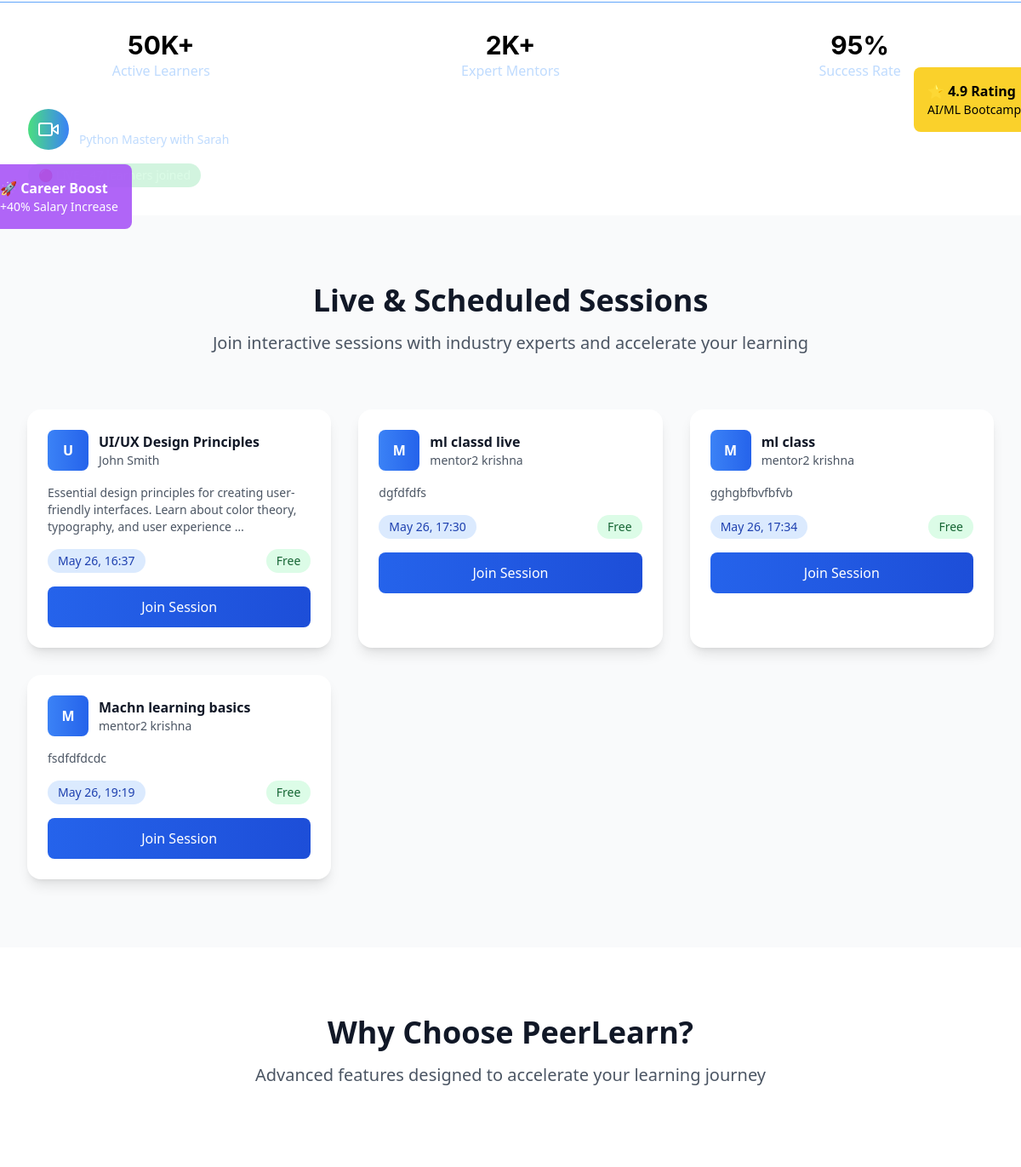
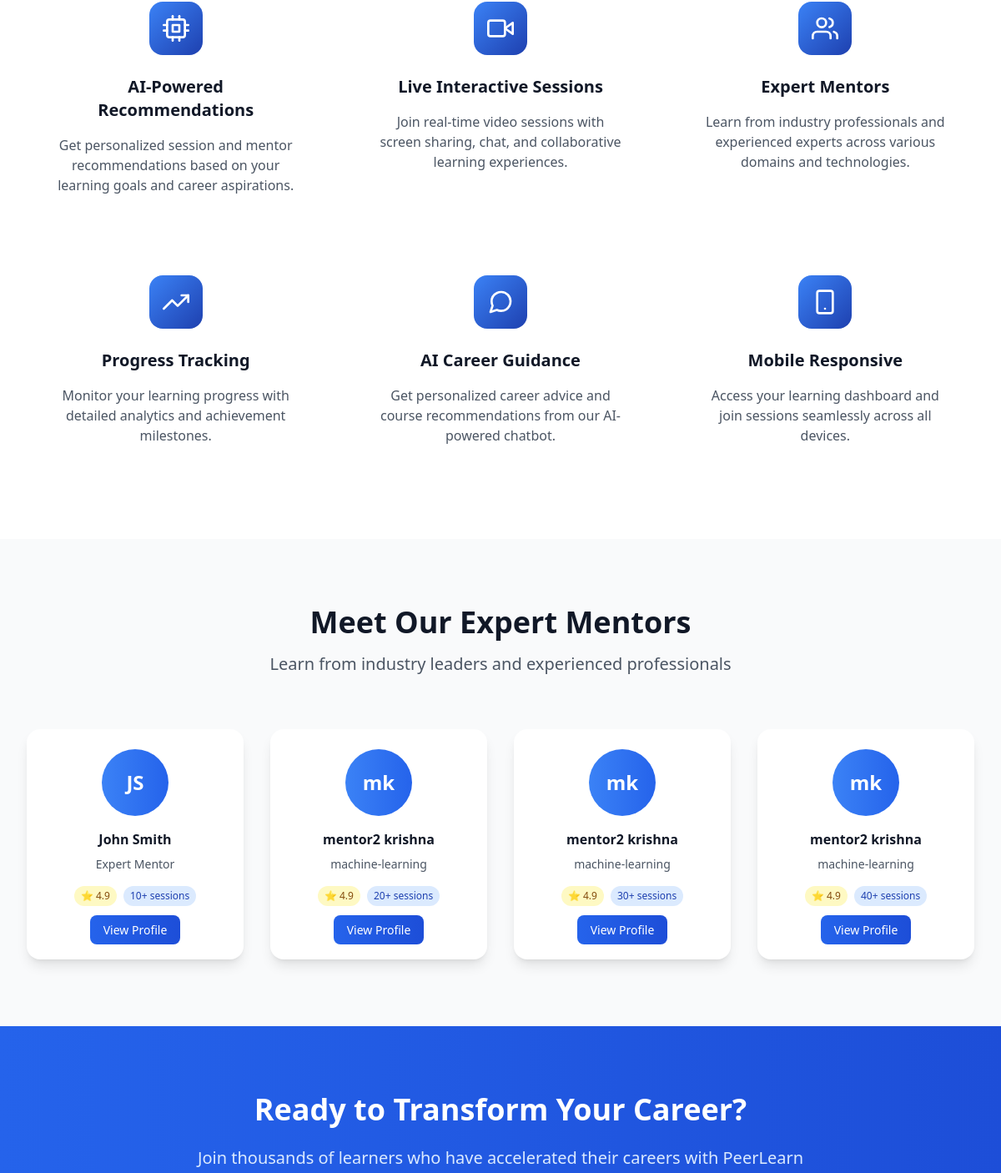
Before: / (middle part) with the older database file (2 pictures, top to bottom).
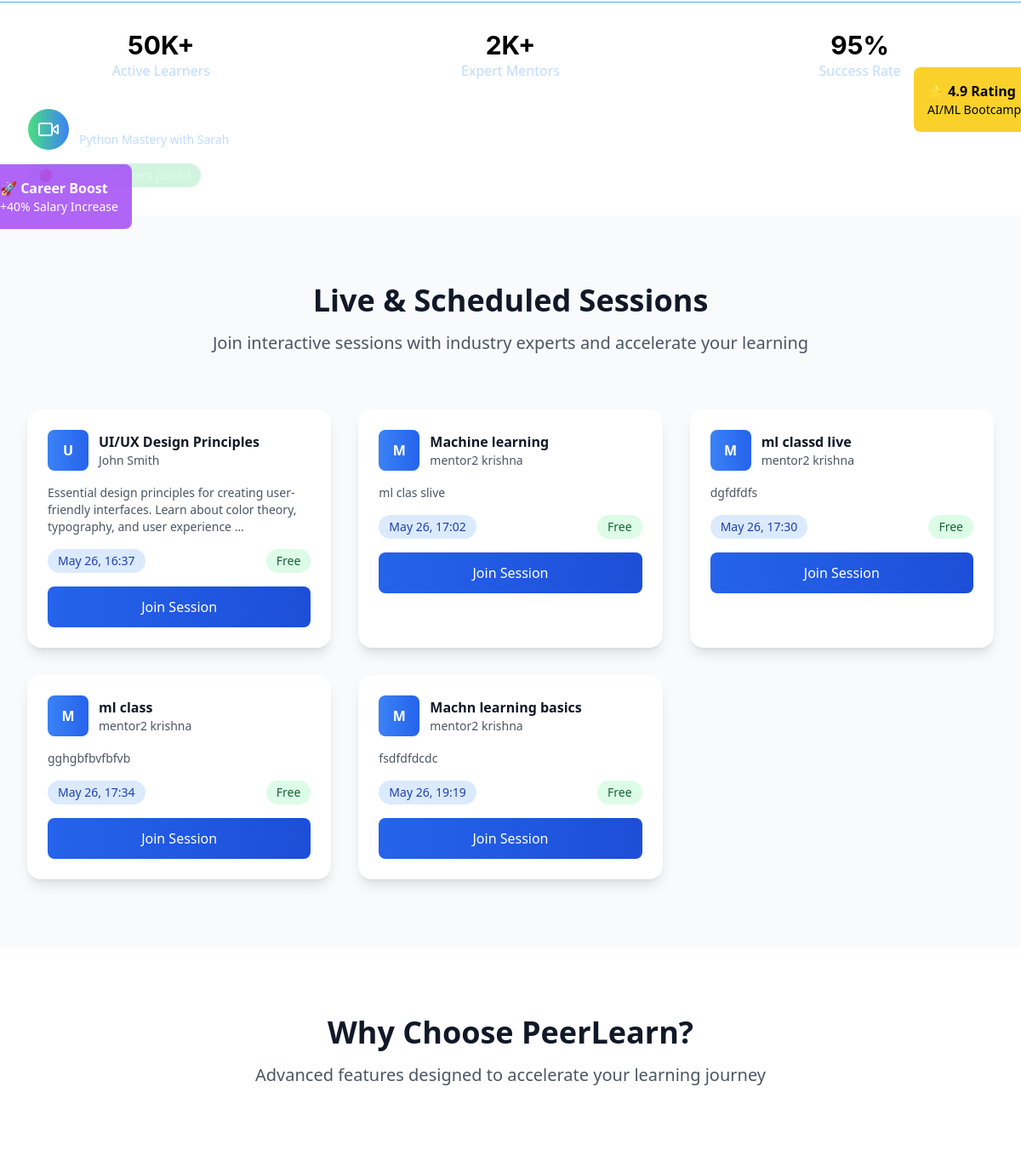
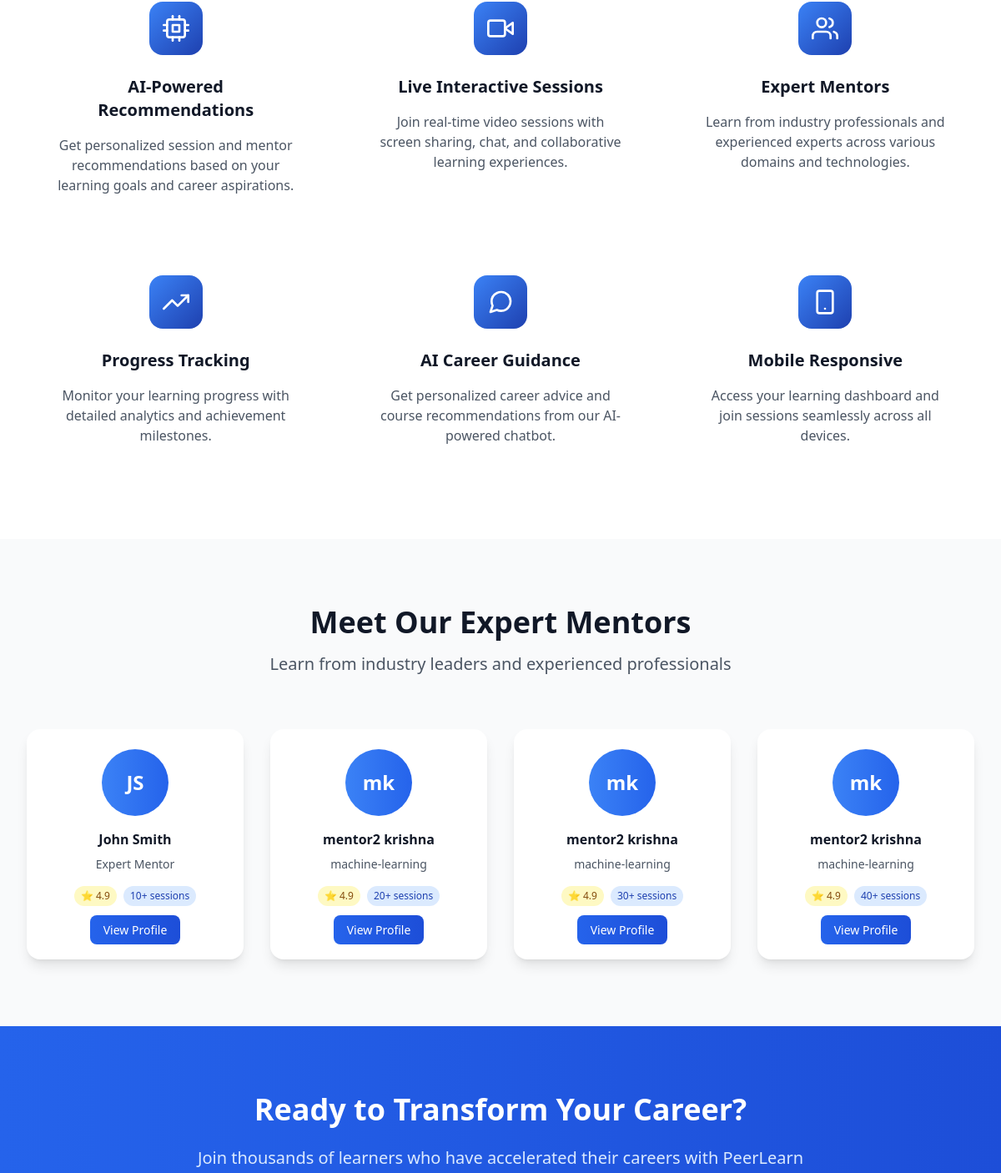
After: the same page with the newer database file (2 pictures, top to bottom).
### sessions/models.py (models this page shows, shortened)
class Session(models.Model):
    STATUS_CHOICES = [
        ('draft', 'Draft'),
        ('scheduled', 'Scheduled'),
        ('live', 'Live'),
        ('completed', 'Completed'),
        ('cancelled', 'Cancelled'),
    ]
    CATEGORY_CHOICES = [
        ('programming', 'Programming & Development'),
        ('data-science', 'Data Science & Analytics'),
        ('web-development', 'Web Development'),
        ('mobile-development', 'Mobile Development'),
        ('ai-ml', 'AI & Machine Learning'),
        ('design', 'UI/UX Design'),
        ('business', 'Business & Marketing'),
        ('language', 'Language Learning'),
        ('music', 'Music & Arts'),
        ('fitness', 'Health & Fitness'),
        ('other', 'Other'),
    ]
    id = models.UUIDField(primary_key=True, default=uuid.uuid4, editable=False)
    mentor = models.ForeignKey(User, on_delete=models.CASCADE, related_name='mentor_sessions')
    title = models.CharField(max_length=200)
    description = models.TextField()
    thumbnail = models.ImageField(upload_to='session_thumbnails/', blank=True, null=True, help_text="Session cover image")
    category = models.CharField(max_length=50, choices=CATEGORY_CHOICES, blank=True, help_text="Session category for recommendations")
    skills = models.TextField(blank=True, help_text="Comma-separated skills for ML matching")
    price = models.DecimalField(max_digits=8, decimal_places=2, null=True, blank=True, help_text="Price in INR, null for free sessions")
    schedule = models.DateTimeField()
    duration = models.IntegerField(help_text="Duration in minutes")
    max_participants = models.IntegerField(default=10)
    status = models.CharField(max_length=20, choices=STATUS_CHOICES, default='draft')
    created_at = models.DateTimeField(auto_now_add=True)
    updated_at = models.DateTimeField(auto_now=True)
    class Meta:
        ordering = ['-schedule']

### users/models.py (models this page shows, shortened)
class User(AbstractUser):
    ROLE_CHOICES = [
        ('mentor', 'Mentor'),
        ('learner', 'Learner'),
    ]
    id = models.UUIDField(primary_key=True, default=uuid.uuid4, editable=False)
    role = models.CharField(max_length=10, choices=ROLE_CHOICES, default='learner')
    bio = models.TextField(blank=True, null=True)
    skills = models.CharField(max_length=500, blank=True, help_text="Comma-separated skills for recommendation matching")
    interests = models.CharField(max_length=500, blank=True, help_text="Learning interests for AI recommendations")
    domain = models.CharField(max_length=100, blank=True, help_text="Learning domain/field")
    expertise = models.CharField(max_length=100, blank=True, help_text="Primary domain/area of expertise")
    career_goals = models.TextField(blank=True, help_text="Career aspirations for AI guidance")
    profile_image = models.ImageField(upload_to='profiles/', blank=True, null=True)
    created_at = models.DateTimeField(auto_now_add=True)
    updated_at = models.DateTimeField(auto_now=True)

### users/views.py (the view)
# urls.py: path('', views.landing_page, name='landing'),
def landing_page(request):
    now = timezone.now()
    featured_sessions = Session.objects.filter(
        schedule__gte=now,
        status='scheduled',
        mentor__isnull=False
    ).select_related('mentor').distinct().order_by('schedule')[:6]
    featured_mentors = User.objects.filter(
        role='mentor',
        first_name__isnull=False,
        last_name__isnull=False
    ).exclude(
        first_name='',
        last_name=''
    ).distinct()[:8]
    context = {
        'featured_sessions': featured_sessions,
        'featured_mentors': featured_mentors,
    }
    return render(request, 'landing_page.html', context)

### templates/landing_page.html (shortened to what the changed rows need)
<!DOCTYPE html>
<html lang="en">
<head>
    <script src="https://cdn.tailwindcss.com"></script>
</head>
<body class="bg-white">
    <section id="sessions" class="py-20 bg-gray-50">
        <div class="max-w-7xl mx-auto px-4 sm:px-6 lg:px-8">
            <div class="text-center mb-16">
                <h2 class="text-4xl font-bold text-gray-900 mb-4">Live & Scheduled Sessions</h2>
            </div>
            <div class="hidden md:grid grid-cols-2 lg:grid-cols-3 gap-8">
                {% for session in featured_sessions %}
                <div class="bg-white rounded-2xl shadow-lg card-hover overflow-hidden">
                    <div class="p-6">
                        <div class="flex items-center space-x-3 mb-4">
                            <div class="w-12 h-12 bg-gradient-to-r from-blue-500 to-blue-600 rounded-lg flex items-center justify-center text-white font-bold">
                                {{ session.title|first|upper }}
                            </div>
                            <div>
                                <h3 class="font-bold text-gray-900">{{ session.title }}</h3>
                                <p class="text-sm text-gray-600">{{ session.mentor.first_name }} {{ session.mentor.last_name }}</p>
                            </div>
                        </div>
                        <p class="text-gray-600 mb-4 text-sm">{{ session.description|truncatewords:15 }}</p>
                        <div class="flex items-center justify-between mb-4">
                            <span class="bg-blue-100 text-blue-800 px-3 py-1 rounded-full text-sm font-medium">
                                {{ session.schedule|date:"M d, H:i" }}
                            </span>
                            {% if session.price > 0 %}
                                <span class="font-bold text-gray-900">₹{{ session.price }}</span>
                            {% else %}
                                <span class="bg-green-100 text-green-800 px-3 py-1 rounded-full text-sm font-medium">Free</span>
                            {% endif %}
                        </div>
                        <a href="{% url 'register' %}"
                           class="w-full bg-gradient-to-r from-blue-600 to-blue-700 text-white py-3 px-4 rounded-lg font-medium hover:from-blue-700 hover:to-blue-800 transition-all text-center block">
                            Join Session
                        </a>
                    </div>
                </div>
                {% endfor %}
            </div>
            </div>
    </section>
    <section id="features" class="py-20 bg-white">
        <div class="max-w-7xl mx-auto px-4 sm:px-6 lg:px-8">
            <div class="text-center mb-16">
                <h2 class="text-4xl font-bold text-gray-900 mb-4">Why Choose PeerLearn?</h2>
            </div>
        </div>
    </section>
    <section id="mentors" class="py-20 bg-gray-50">
        <div class="max-w-7xl mx-auto px-4 sm:px-6 lg:px-8">
            <div class="text-center mb-16">
                <h2 class="text-4xl font-bold text-gray-900 mb-4">Meet Our Expert Mentors</h2>
            </div>
            <div class="grid grid-cols-1 md:grid-cols-2 lg:grid-cols-4 gap-8">
                {% for session in featured_sessions|slice:":4" %}
                <div class="bg-white rounded-2xl shadow-lg card-hover p-6 text-center">
                    <div class="w-20 h-20 bg-gradient-to-r from-blue-500 to-blue-600 rounded-full flex items-center justify-center text-white text-2xl font-bold mx-auto mb-4">
                        {{ session.mentor.first_name|first }}{{ session.mentor.last_name|first }}
                    </div>
                    <h3 class="font-bold text-gray-900 mb-2">{{ session.mentor.first_name }} {{ session.mentor.last_name }}</h3>
                    <p class="text-gray-600 text-sm mb-4">{{ session.mentor.expertise|default:"Expert Mentor" }}</p>
                    <div class="flex items-center justify-center space-x-2 mb-4">
                        <span class="bg-yellow-100 text-yellow-800 px-2 py-1 text-xs rounded-full">⭐ 4.9</span>
                        <span class="bg-blue-100 text-blue-800 px-2 py-1 text-xs rounded-full">{{ forloop.counter }}0+ sessions</span>
                    </div>
                    <a href="{% url 'register' %}" class="w-full bg-gradient-to-r from-blue-600 to-blue-700 text-white py-2 px-4 rounded-lg text-sm font-medium hover:from-blue-700 hover:to-purple-700 transition-all">
                        View Profile
                    </a>
                </div>
                {% endfor %}
            </div>
        </div>
    </section>
    <section class="py-20 bg-gradient-to-r from-blue-600 to-blue-700 text-white">
        <div class="max-w-4xl mx-auto text-center px-4 sm:px-6 lg:px-8">
            <h2 class="text-4xl font-bold mb-6">Ready to Transform Your Career?</h2>
        </div>
    </section>
</body>
</html>

Changed rows visible on the page:
no longer on one of the page's lists (row unchanged): Session: mentor.first_name|first "m", mentor.last_name|first "k", mentor.first_name "mentor2", mentor.last_name "krishna", mentor.expertise "machine-learning"
added Session: title|first "M", title "Machine learning", mentor.first_name "mentor2", mentor.last_name "krishna", description "ml clas slive", schedule "May 26, 17:02", shows "Free", mentor.first_name|first "m", mentor.last_name|first "k", mentor.expertise "machine-learning"
